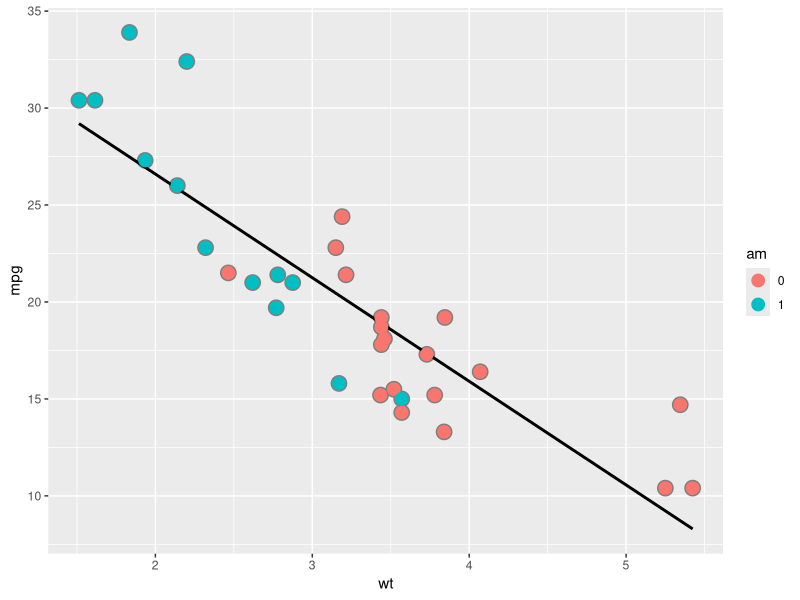
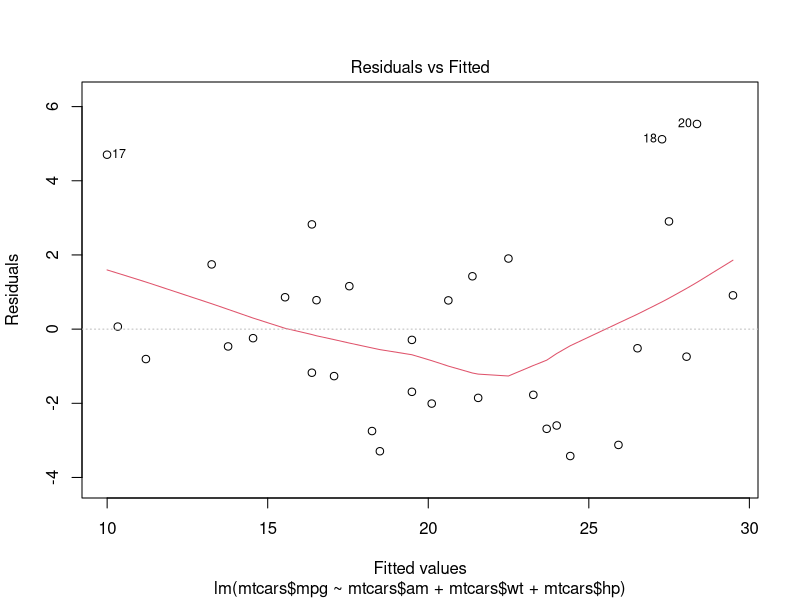
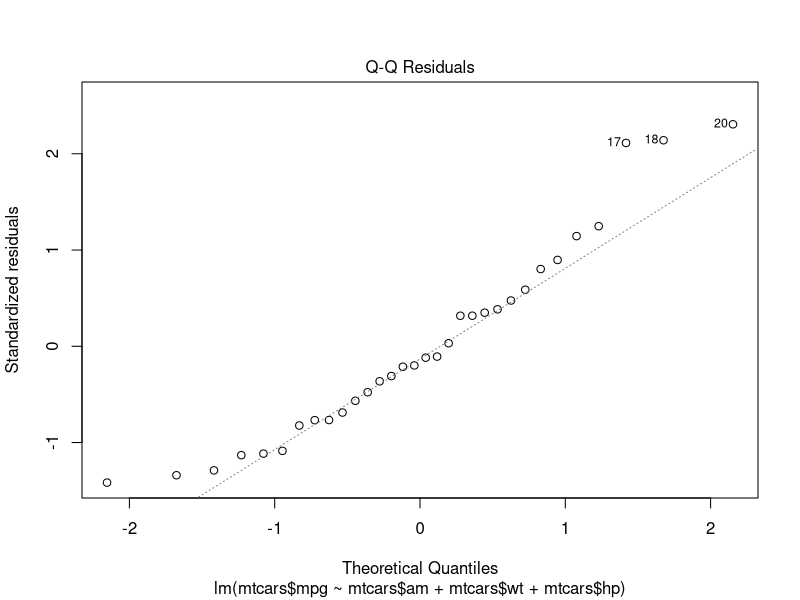
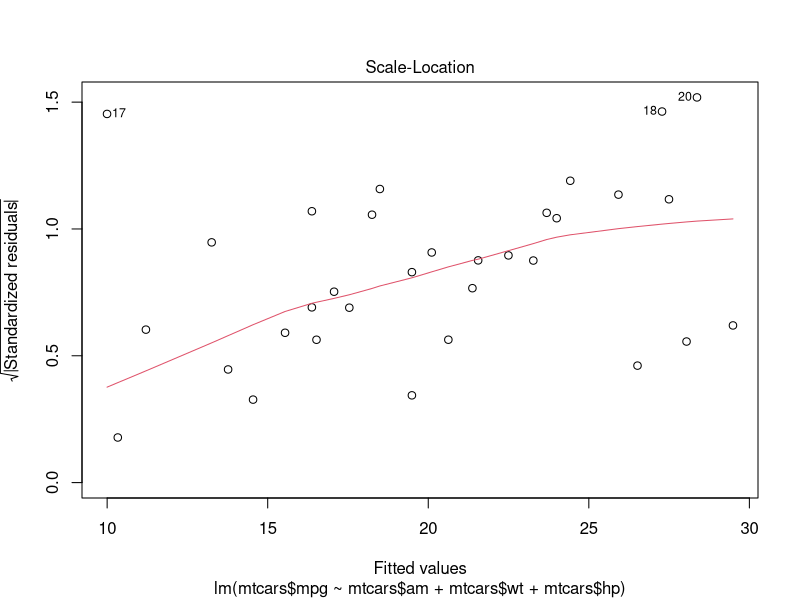
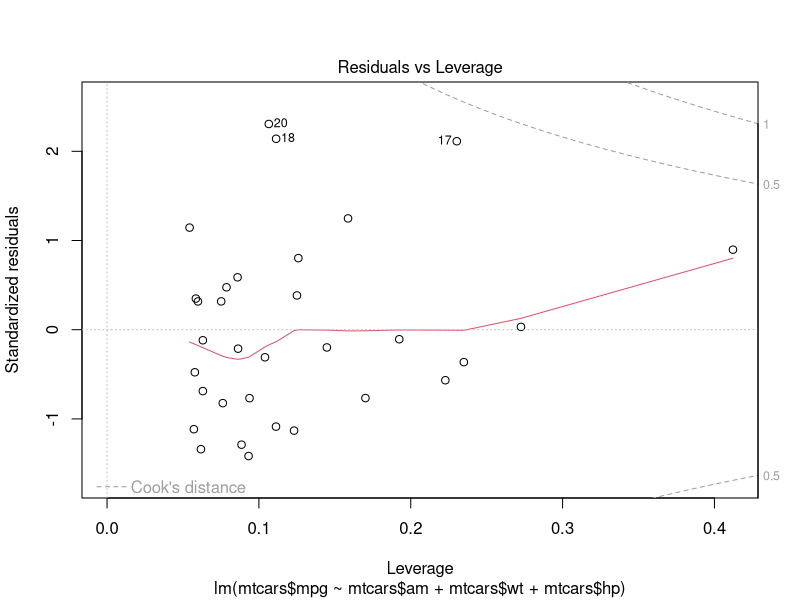

Write R code to recreate these figures, in order.
## ---- chunk 1
mtcars$am <- as.factor(mtcars$am)
## ---- chunk 2
library(ggplot2)
g=ggplot(mtcars, aes(y=mpg, x=wt, colour=am))
g= g + geom_point(colour = "grey50", size=5) + geom_smooth(method = lm, se = FALSE, colour= "black") + geom_point(size=4)
g
## ---- chunk 3
final <- lm(mtcars$mpg ~ mtcars$am+mtcars$wt+mtcars$hp)
summary(final)
## ---- chunk 4
sum((abs(dfbetas(final)))>1)
## ---- chunk 5
summary(lm(mtcars$mpg ~ mtcars$am + mtcars$wt))
summary(lm(mtcars$mpg ~ mtcars$am+mtcars$wt + mtcars$cyl))
summary(lm(mtcars$mpg ~ mtcars$am+mtcars$wt+mtcars$hp))
summary(lm(mtcars$mpg ~ mtcars$am+mtcars$wt+mtcars$cyl+mtcars$hp))
## ---- chunk 6
plot(final)
